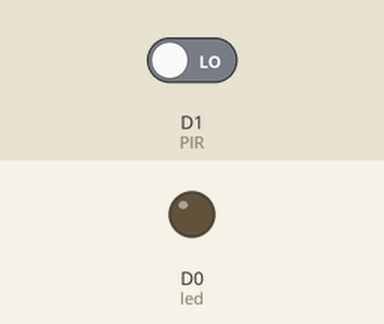
A sketch run on a simulated ESP8266 (NodeMCU). Parts: output pins drawn as LEDs (lit = HIGH). The test bench sets the inputs (shaded band); at power-on: D1 (PIR) LOW. What the sketch prints to the serial monitor is not drawn.

Above: at 1.2 s.
1.3 s: D1 (PIR) driven HIGH
At 1.6 s:
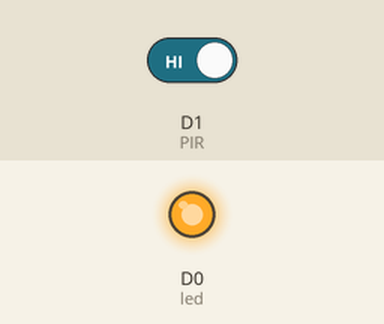
2.8 s: D1 (PIR) driven LOW
At 3.9 s:
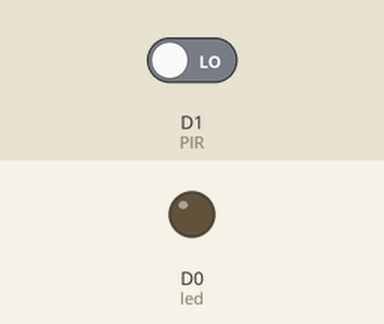
Timing chart, 0 to 5.8 s (numbered marks = the images above; inputs shaded):
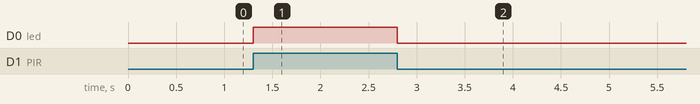

Measured:
- after the input at 1.3 s, D0 (led): LOW → HIGH at once
- after the input at 2.8 s, D0 (led): HIGH → LOW at once

The sketch:

PIR.ino
```cpp
#define led D0
#define PIR D1
int PIRVALUE;

void setup() {
  pinMode(led,OUTPUT);
  pinMode(PIR,INPUT);
  digitalWrite(led,LOW);
  Serial.begin(9600);
}
void loop() {
  PIRVALUE=digitalRead(PIR);
  digitalWrite(led,PIRVALUE);
  Serial.println(PIRVALUE);
}
```
